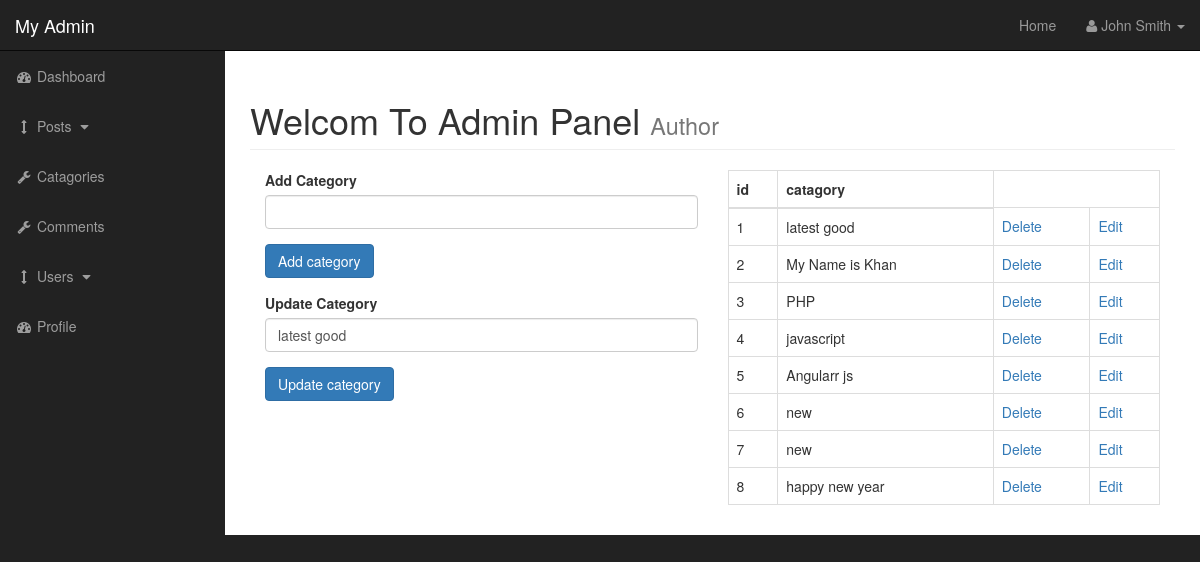
/admin/categories.php?edit=1, run on the app's committed database.
### tables this page shows
CREATE TABLE `categories` (
  `cat_id` int(11) NOT NULL,
  `cat_title` varchar(255) NOT NULL
);

### admin/function.php (the view, shortened to what this page needs)
<?php
function findAllCategories(){
    global $connection;
    $query = "SELECT * FROM categories ";
    $select_categories= mysqli_query($connection,$query);
    while ($row = mysqli_fetch_assoc($select_categories)) {
        $cat_id = $row['cat_id'];
        $cat_title = $row ['cat_title'];
        echo "<tr>";
        echo  "<td>{$cat_id}</td>";
        echo  "<td>{$cat_title}</td>";
        echo "<td> <a href='categories.php?delete={$cat_id}'>Delete</a></td>";
        echo "<td> <a href='categories.php?edit={$cat_id}'>Edit</a></td>";
        echo "</tr>";
    }
}
?>

### admin/includes/update_category.php (shortened to what this page needs)
<form action="" method= "POST">
                              <div class="form-group">
                                  <label for="cat-title">Update Category</label>
                                  <?php
                                  if(isset($_GET['edit'])){
                                      $cat_id = $_GET['edit'];
                                      $query = "SELECT * FROM categories WHERE cat_id = $cat_id ";
                                      $select_categories_id= mysqli_query($connection,$query);
                                      while ($row = mysqli_fetch_assoc($select_categories_id)) {
                                          $cat_title = $row ['cat_title'];
                                          ?>
                                          <input value = "<?php if(isset($cat_title)){ echo $cat_title;}  ?> " type="text"  class= "form-control" name = "cat_title"  >
                                     <?php }}?>
                              </div>
                              <div class="form-group">
                                  <input class = "btn btn-primary" type="submit" name = "update_category" value = "Update category" >
                              </div>
                          </form>

### admin/css/sb-admin.css (style rules this page uses)
body { margin-top: 100px; background-color: #222; }
@media (min-width:768px) { body { margin-top: 50px; } }

### data on the page
categories: cat_title "latest good", cat_id "1"
categories: cat_id "2", cat_title "My Name is Khan"
categories: cat_id "3", cat_title "PHP"
categories: cat_id "4", cat_title "javascript"
categories: cat_id "5", cat_title "Angularr js"
categories: cat_id "6", cat_title "new"
categories: cat_id "7", cat_title "new"
categories: cat_id "8", cat_title "happy new year"
